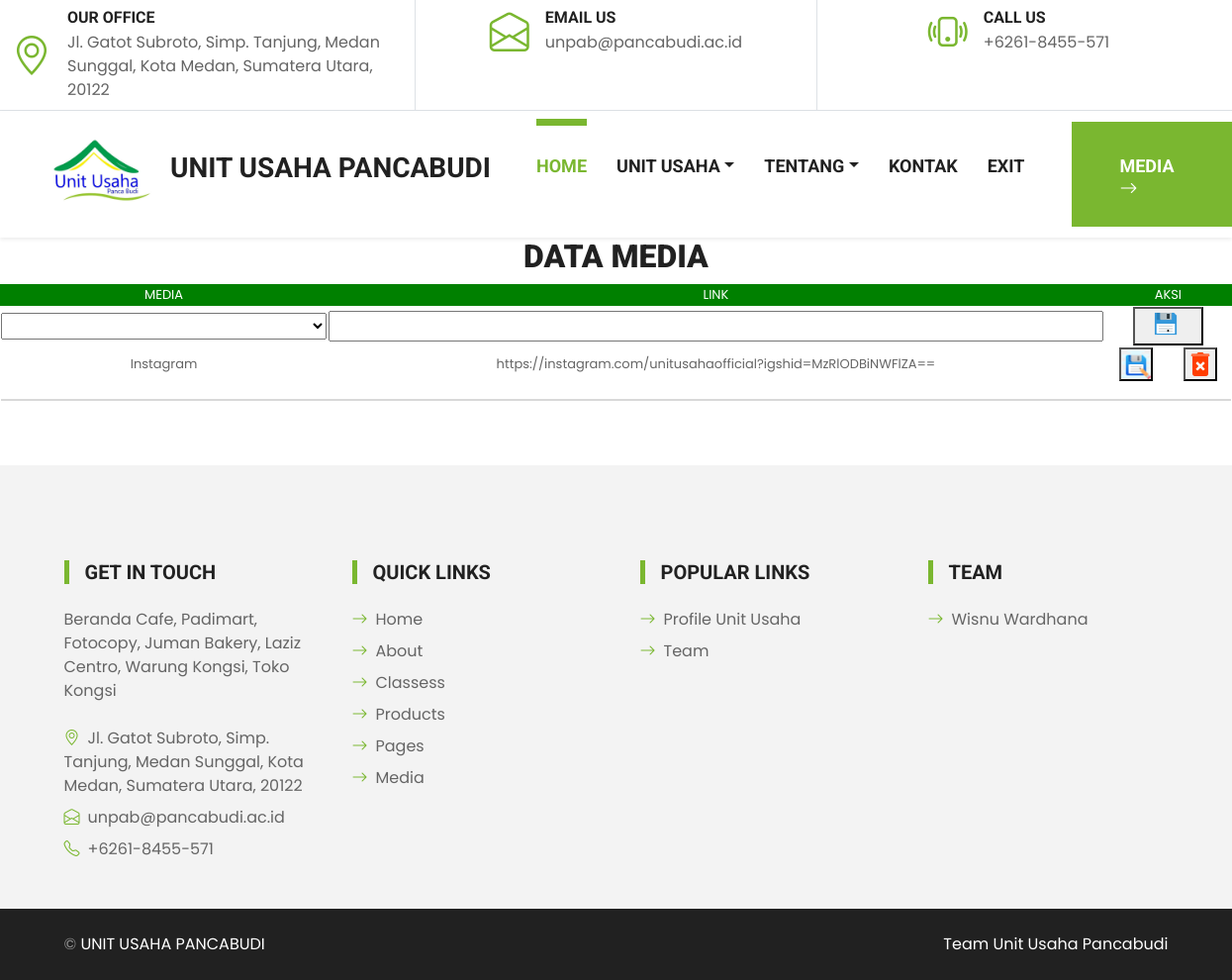
The page /media.php on the database its author committed.
### tables this page shows
CREATE TABLE `media` (
  `id_media` smallint(11) NOT NULL,
  `media` varchar(200) NOT NULL,
  `link` varchar(200) NOT NULL,
  PRIMARY KEY  (`id_media`)
);

### media.php (the view, shortened to what this page needs)
<?Php
include"atas.php";
include "sambung.php";
echo"<center><h2><strong>DATA <span class='highlight primary'>MEDIA</span></strong></h2>";
echo"<form action=media.php method=POST>";
$query = mysqli_query($link,"select * from media ORDER BY id_media ASC");
echo"
	<table border=0 class='table1' width=100%>
		<tr align=center height=20 bgcolor='green' style='color:white'>
			<td><font size=2>MEDIA</font></td>
			<td><font size=2>LINK</font></td>
			<td colspan=2><font size=2>AKSI</font></td>
		</tr>";
$queryk = mysqli_query($link,"select * from media ORDER BY id_media ASC");
$auto=1;
while($jmlah=mysqli_fetch_array($queryk))
{
	$auto=$jmlah[0]+1;
}
echo"<tr align=center>
			<td><input type=hidden name=id_media value='$auto'>
			<select name=id_unit style='width:100%'>
				<option value=''></option>";
				$qisi = mysqli_query($link,"select * from unit ORDER BY id_unit ASC");
				while($jisi=mysqli_fetch_array($qisi))
				{
					echo"<option value='$jisi[0]'>ID-$jisi[0]:&nbsp;$jisi[1]</option>";
				}
				echo"
			</select>
			<td><input type=text name=link style='width:100%'></td>
			<td colspan=2><input type=submit name=simpan class='simpan' value='.'></td>
		</tr>";
while($jmlh=mysqli_fetch_array($query))
{
	echo"
		<tr align=center>
			<td><font size=2><label style='border:none'>$jmlh[1]</font></td>
			<td><font size=2><label style='border:none'>$jmlh[2]</font></td>
			<td><font size=2><input type='button' class='ganti' onclick=window.location.href='media_ganti.php?id_media=$jmlh[0]'></font></td>
			<td><font size=2><input type='button' class='hapus' onclick=window.location.href='media.php?id_media=$jmlh[0]&hps=hps'></font></td>
		</tr>";
}
echo"
<tr align=center><td colspan=9><hr color=#db8d24 style='height:2px'></td></tr>
</table>
</form>";
include"bawah.php";
?>

### css/view.css (style rules this page uses)
:root { --primary: #7AB730; --secondary: #FFD33C; --light: #F3F3F3; --dark: #212121; }

### media.php (style rules this page uses)
.ganti { padding:5px 15px; background-image: url("images/ganti.png"); background-size: 30px; background-position: 0px 0px; background-repeat: no-repeat; }
.simpan { padding:5px 32px; background-image: url("images/simpan.png"); background-size: 30px; background-position: 16px 0px; background-repeat: no-repeat; }
.hapus { padding:5px 15px; background-image: url("images/hapus.png"); background-size: 30px; background-position: 0px 0px; background-repeat: no-repeat; }

### atas.php (style rules this page uses)
.ganti { padding:5px 15px; background-image: url("images/ganti.png"); background-size: 30px; background-position: 0px 0px; background-repeat: no-repeat; }
.simpan { padding:5px 32px; background-image: url("images/simpan.png"); background-size: 30px; background-position: 16px 0px; background-repeat: no-repeat; }
.hapus { padding:5px 15px; background-image: url("images/hapus.png"); background-size: 30px; background-position: 0px 0px; background-repeat: no-repeat; }

### rows shown on the page
media: media "Instagram", link "https://instagram.com/unitusahaofficial?igshid=MzRlODBiNWFlZA=="
